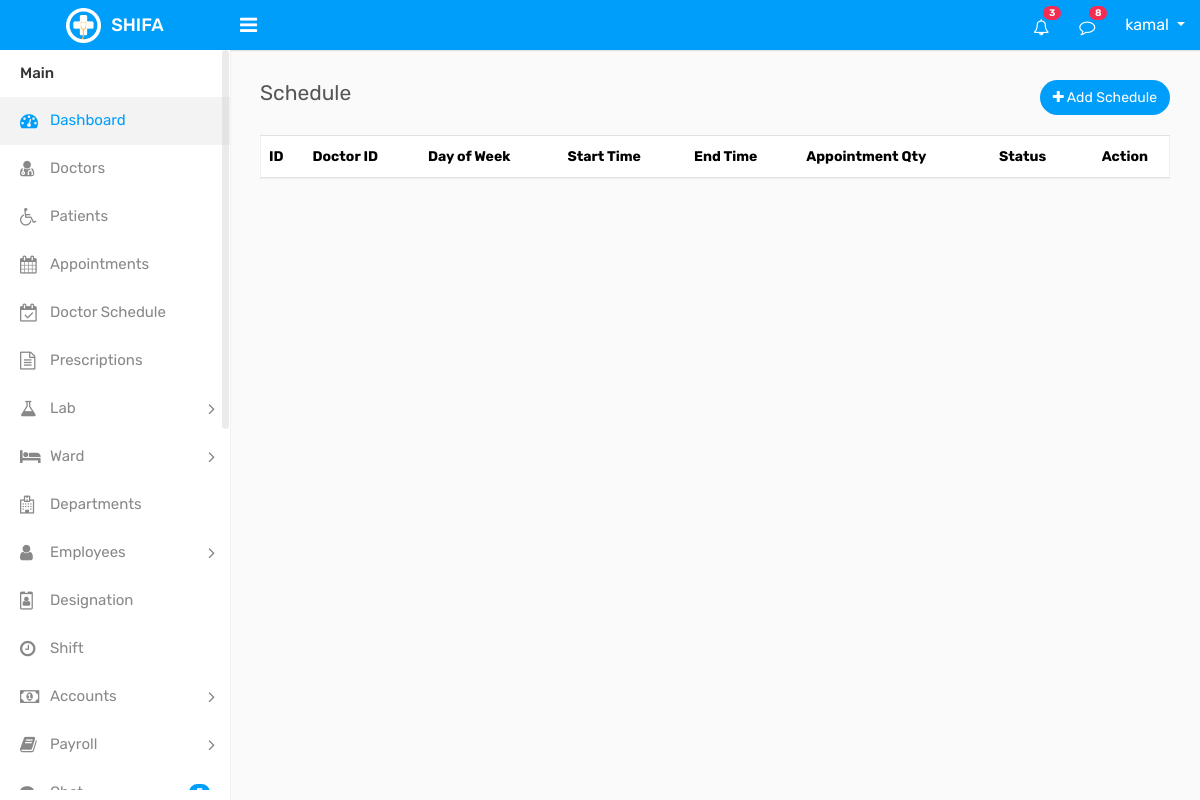
Before: /schedule/schedule.php (signed in) with the older database file.
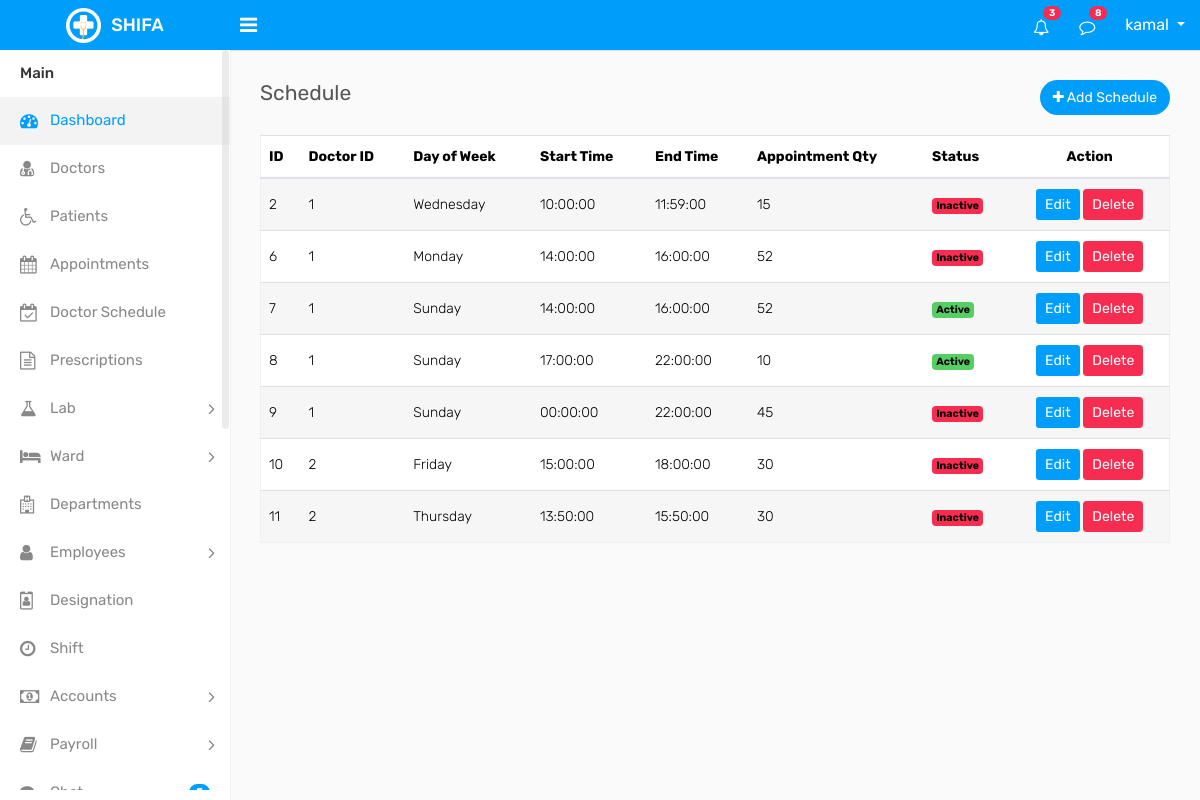
After: the same page with the newer database file.
### tables this page shows
CREATE TABLE `schedules` (
  `id` int(11) NOT NULL,
  `doctor_id` int(11) NOT NULL,
  `day_of_week` varchar(20) NOT NULL,
  `start_time` time NOT NULL,
  `end_time` time NOT NULL,
  `appointment_qty` int(11) NOT NULL,
  `status` enum('Active','Inactive') DEFAULT 'Active',
  `deleted_at` datetime DEFAULT NULL
);

### component/connection.php (called while the page is built, shortened)
<?php
    $base_url = "http://localhost/shifa/";
    require_once  ($_SERVER['DOCUMENT_ROOT'] . "/shifa/crud/crud_class.php");
    $crud = new crud_class();
?>

### crud/crud_class.php (called while the page is built, shortened)
<?php
class crud_class{
    private $host = "localhost";
    private $username = "root";
    private $password = "";
    private $database = "shifa";
    public $conn;
    public function __construct(){
        $this->conn = new mysqli($this->host, $this->username, $this->password, $this->database);
    }
    public function common_select($table, $columns = "*", $where = [],$where_condition = "AND", $order_by = "",
        $sort_order = "ASC",$limit = "",$offset = ""){
        $result=[
            "status"=>false,
            "data"=>[],
            "message"=>""
        ];
        $sql = "SELECT $columns FROM $table";
        if(!empty($where)){
            $where_clauses = [];
            foreach($where as $column => $value){
                $where_clauses[] = "$table" . "." . "$column = '" . $this->conn->real_escape_string($value) . "'";
            }
            $sql .= " WHERE " . implode(" $where_condition ", $where_clauses);
            $sql .= " AND deleted_at IS NULL";
        }else{
            $sql .= " WHERE deleted_at IS NULL";
        }
        if(!empty($order_by)){
            $sql .= " ORDER BY $order_by $sort_order";
        }
        if(!empty($limit)){
            $sql .= " LIMIT $limit";
        }
        $rs = $this->conn->query($sql);
        if($rs->num_rows > 0){
            $result["status"] = true;
            $result["message"] = "Records found";
            while($row = $rs->fetch_object()){
                $result["data"][] = $row;
            }
            return $result;
        } else {
            $result["message"] = "No records found";
            return $result;
        }
    }
}

### schedule/schedule.php (the view, shortened to what this page needs)
<?php require_once "../component/header.php"; ?>
<?php require_once "../component/sidebar.php"; ?>
<?php
require_once "../component/connection.php";
?>
        <div class="page-wrapper">
            <div class="content">
                <div class="row">
                    <div class="col-sm-4 col-3">
                        <h4 class="page-title">Schedule</h4>
                    </div>
                    <div class="col-sm-8 col-9 text-right m-b-20">
                        <a href="add_schedule.php" class="btn btn btn-primary btn-rounded float-right"><i class="fa fa-plus"></i> Add Schedule</a>
                    </div>
                </div>
				<div class="row">
					<div class="col-md-12">
						<div class="table-responsive">
							<table class="table table-border table-striped custom-table mb-0">
								<thead>
									<tr>
										<th>ID</th>
										<th>Doctor ID</th>
										<th>Day of Week</th>
										<th>Start Time</th>
										<th>End Time</th>
                                        <th>Appointment Qty</th>
                                        <th>Status</th>
										<th class="text-center">Action</th>
									</tr>
								</thead>
								<tbody>
									<tr>
                                        <?php
                                        if(isset($_GET['page']) && is_numeric($_GET['page'])){
                                            $page = (int)$_GET['page'];
                                        } else {
                                            $page = 1;
                                        }
                                        $schedules = $crud->common_select("schedules",'*',[],'AND','id','ASC',10,($page-1)*10);
                                        if($schedules['status']){
                                        foreach ($schedules['data'] as $schedule) { ?>
                                        <td><?= $schedule->id ?></td>
                                        <td><?= $schedule->doctor_id ?></td>
                                        <td><?= $schedule->day_of_week ?></td>
                                        <td><?= $schedule->start_time ?></td>
                                        <td><?= $schedule->end_time ?></td>
                                        <td><?= $schedule->appointment_qty ?></td>
                                        <td>
                                            <?php if(strtolower($schedule->status) == 'active'){ ?>
                                                <span class="badge bg-success">Active</span>
                                            <?php } else { ?>
                                                <span class="badge bg-danger">Inactive</span>
                                            <?php } ?>
                                        </td>
                                        <td class="text-center">
                                            <a href="<?= $base_url ?>schedule/edit_schedule.php?id=<?= $schedule->id ?>" class="btn btn-sm btn-primary mb-2 mb-lg-0 me-0 me-lg-2">Edit</a>
                                            <a onclick="return confirm('Are you sure you want to delete this schedule?');" href="<?= $base_url ?>schedule/delete_schedule.php?id=<?= $schedule->id ?>" class="btn btn-sm btn-danger">Delete</a>
                                        </td>
                                    </tr>
                                            <?php } } ?>
								</tbody>
							</table>
						</div>
                </div>
                </div>
            </div>
        </div>
    </div>
    <?php require_once "../component/footer.php"; ?>

### component/header.php (shortened to what this page needs)
<?php
    require_once "connection.php";
?>
<!DOCTYPE html>
<html lang="en">
<head>
    <link rel="stylesheet" type="text/css" href="<?= $base_url; ?>assets/assets/css/bootstrap.min.css">
    <link rel="stylesheet" type="text/css" href="<?= $base_url; ?>assets/assets//css/font-awesome.min.css">
    <link rel="stylesheet" type="text/css" href="<?= $base_url; ?>assets/assets//css/style.css">
</head>

### component/sidebar.php (shortened to what this page needs)
<body>
    <div class="main-wrapper">
        <div class="header">
			<div class="header-left">
				<a href="<?= $base_url; ?>dashboard.php" class="logo">
					<img src="<?= $base_url; ?>assets/assets/img/logo.png" width="35" height="35" alt=""> <span >SHIFA</span>
				</a>
			</div>
			<a id="toggle_btn" href="javascript:void(0);"><i class="fa fa-bars"></i></a>
            <ul class="nav user-menu float-right">
                <li class="nav-item dropdown d-none d-sm-block">
                    <a href="#" class="dropdown-toggle nav-link" data-toggle="dropdown"><i class="fa fa-bell-o"></i> <span class="badge badge-pill bg-danger float-right">3</span></a>
                </li>
                <li class="nav-item dropdown d-none d-sm-block">
                    <a href="javascript:void(0);" id="open_msg_box" class="hasnotifications nav-link"><i class="fa fa-comment-o"></i> <span class="badge badge-pill bg-danger float-right">8</span></a>
                </li>
                <li class="nav-item dropdown has-arrow">
                    <a href="#" class="dropdown-toggle nav-link user-link" data-toggle="dropdown">
                        <span class="auth-name"><?= $_SESSION['user_name']; ?></span>
                    </a>
                </li>
            </ul>
        </div>
<div class="sidebar" id="sidebar">
            <div class="sidebar-inner slimscroll">
                <div id="sidebar-menu" class="sidebar-menu">
                    <ul>
                        <li class="menu-title">Main</li>
                        <li class="active">
                            <a href="<?= $base_url; ?>dashboard.php"><i class="fa fa-dashboard"></i> <span>Dashboard</span></a>
                        </li>
						<li>
                            <a href="<?= $base_url; ?>doctors/doctors.php"><i class="fa fa-user-md"></i> <span>Doctors</span></a>
                        </li>
                        <li>
                            <a href="<?=$base_url; ?>patients/patients.php"><i class="fa fa-wheelchair"></i> <span>Patients</span></a>
                        </li>
                        <li>
                            <a href="<?=$base_url; ?>appointment/appointment_list.php"><i class="fa fa-calendar"></i> <span>Appointments</span></a>
                        </li>
                        <li>
                            <a href="<?= $base_url; ?>schedule/schedule.php"><i class="fa fa-calendar-check-o"></i> <span>Doctor Schedule</span></a>
                        </li>
                        <li>
                            <a href="<?=$base_url; ?>prescription/prescription_list.php"><i class="fa fa-file-text-o"></i> <span>Prescriptions</span></a>
                        </li>
                        <li class="submenu">
							<a href="#"><i class="fa fa-flask"></i> <span> Lab </span> <span class="menu-arrow"></span></a>
						</li>
                        <li class="submenu">
							<a href="#"><i class="fa fa-bed"></i> <span> Ward </span> <span class="menu-arrow"></span></a>
						</li>
                        <li>
                            <a href="<?= $base_url; ?>departments/departments.php"><i class="fa fa-hospital-o"></i> <span>Departments</span></a>
                        </li>
						<li class="submenu">
							<a href="#"><i class="fa fa-user"></i> <span> Employees </span> <span class="menu-arrow"></span></a>
						</li>
                        <li>
                            <a href="<?= $base_url; ?>designation/designation.php"><i class="fa fa-id-badge"></i> <span>Designation</span></a>
                        </li>
                        <li>
                            <a href="<?= $base_url; ?>shift/shift.php"><i class="fa fa-clock-o"></i> <span>Shift</span></a>
                        </li>
						<li class="submenu">
							<a href="#"><i class="fa fa-money"></i> <span> Accounts </span> <span class="menu-arrow"></span></a>
						</li>
						<li class="submenu">
							<a href="#"><i class="fa fa-book"></i> <span> Payroll </span> <span class="menu-arrow"></span></a>
						</li>
                        <li>
                            <a href="chat.html"><i class="fa fa-comments"></i> <span>Chat</span> <span class="badge badge-pill bg-primary float-right">5</span></a>
                        </li>
                    </ul>
                </div>
            </div>
        </div>

### component/footer.php (shortened to what this page needs)
</body>
</html>

Changed rows visible on the page:
added schedules: id "2", doctor "1", day_of_week "Wednesday", start_time "10:00:00", end_time "11:59:00", appointment_qty "15", status "Inactive"
added schedules: id "6", doctor "1", day_of_week "Monday", start_time "14:00:00", end_time "16:00:00", appointment_qty "52", status "Inactive"
added schedules: id "7", doctor "1", day_of_week "Sunday", start_time "14:00:00", end_time "16:00:00", appointment_qty "52", status "Active"
added schedules: id "8", doctor "1", day_of_week "Sunday", start_time "17:00:00", end_time "22:00:00", appointment_qty "10", status "Active"
added schedules: id "9", doctor "1", day_of_week "Sunday", start_time "00:00:00", end_time "22:00:00", appointment_qty "45", status "Inactive"
added schedules: id "10", doctor "2", day_of_week "Friday", start_time "15:00:00", end_time "18:00:00", appointment_qty "30", status "Inactive"
added schedules: id "11", doctor "2", day_of_week "Thursday", start_time "13:50:00", end_time "15:50:00", appointment_qty "30", status "Inactive"
